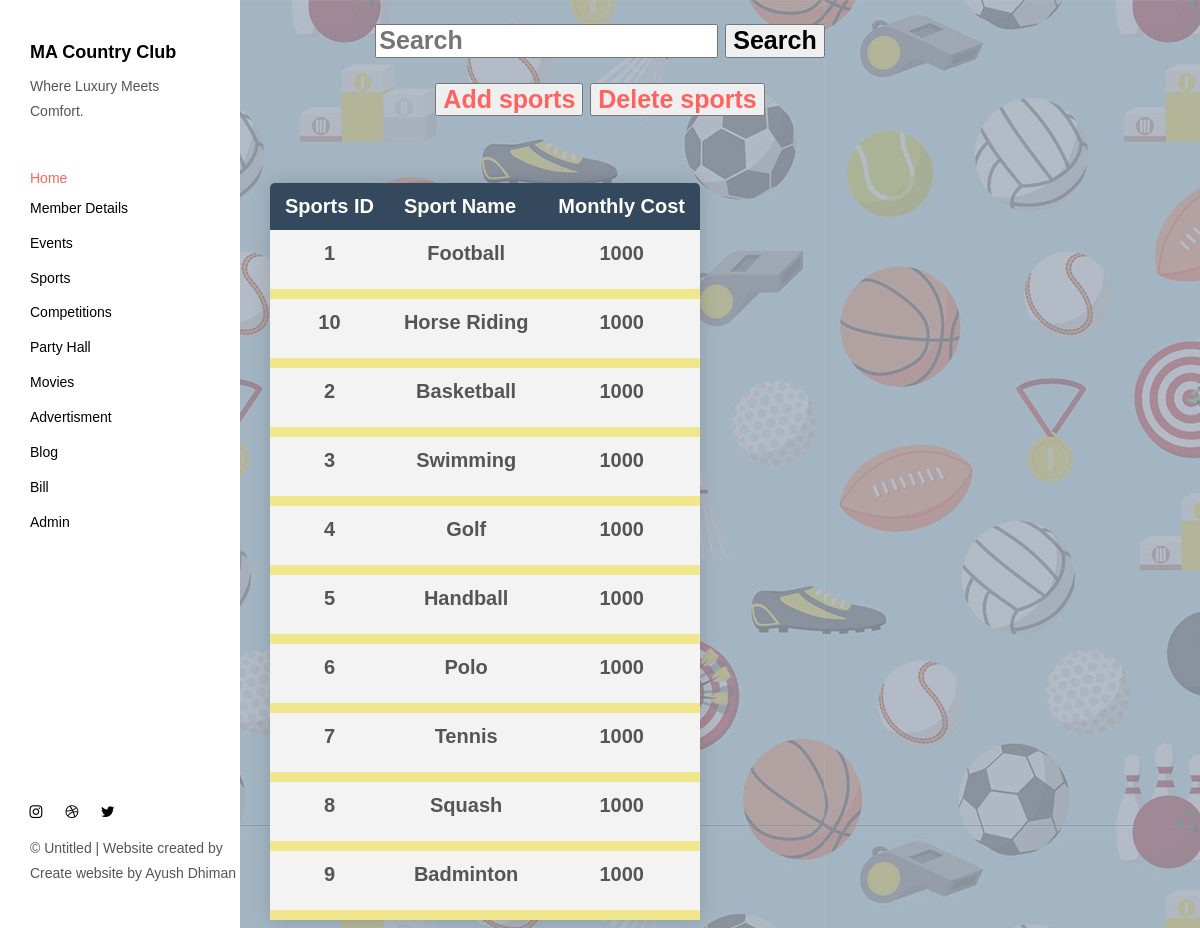
The page /AppBody/sports.php on the database its author committed.
### tables this page shows
CREATE TABLE `sports` (
  `sportsID` varchar(50) NOT NULL,
  `sportname` char(50) NOT NULL,
  `Cost` int(100) DEFAULT NULL
);

### AppBody/sports.php (the view, shortened to what this page needs)
<head>
<link href="./main.82cfd66e.css" rel="stylesheet"></head>
<body background="../Resources/Untitled-5.jpg">
<h1 style="text-align:center; font-size:25px;font-family: Calibri, Helvetica, sans-serif;" >
<form action="searchsports.php" method="POST">
    <input type="text" name="search" placeholder="Search">
	<button type="submit" name="submit-search" size="100%">Search</button>
</form>
<a href="addsports.php" style =" margin-top:1px; text-align:right; font-size:25px;font-family: Calibri, Helvetica, sans-serif;">
  <button type="submit" name="submit-add" size="100%">Add sports</button>
  </a>
  <a href="sportsdelete.php" style =" margin-top:1px; text-align:right; font-size:25px;font-family: Calibri, Helvetica, sans-serif;">
  <button type="submit" name="submit-add" size="100%">Delete sports</button>
  </a>
  </h1>
<header class="">
  <nav class="sidebar">
    <div class="navbar-collapse" id="navbar-collapse">
      <div class="site-header hidden-xs">
          <a class="site-brand" href="./index.html" title="">
            MA Country Club
          </a>
        <p>Where Luxury Meets Comfort.</p>
      </div>
      <ul class="nav">
     <a href="../admin.php" title="">Home</a></li>
        <li><a href="./memberdetails.php" title="">Member Details</a></li>
        <li><a href="./events.php" title="">Events</a></li>
        <li><a href="./sports.php" title="">Sports</a></li>
        <li><a href="./competitions.php" title="">Competitions</a></li>
        <li><a href="./partyhall.php" title="">Party Hall</a></li>
        <li><a href="./movies.php" title="">Movies</a></li>
        <li><a href="./advertisment.php" title="">Advertisment</a></li>
        <li><a href="./blog.php" title="">Blog</a></li>
        <li><a href="./monthbill.php" title="">Bill</a></li>
        <li><a href="./admindetails.php" title="">Admin</a></li>
      </ul>
      <nav class="nav-footer">
        <p class="nav-footer-social-buttons">
          <a class="fa-icon" href="https://www.instagram.com/ayush.dhiman_" title="">
            <i class="fa fa-instagram"></i>
          </a>
          <a class="fa-icon" href="https://dribbble.com/" title="">
            <i class="fa fa-dribbble"></i>
          </a>
          <a class="fa-icon" href="https://twitter.com/" title="">
            <i class="fa fa-twitter"></i>
          </a>
        </p>
        <p>© Untitled | Website created by Create website by Ayush Dhiman</a>
      </nav>
    </div>
  </nav>
</header>
<main class="" id="main-collapse">
<?php
$server="localhost";
$username="root";
$password="";
$dbname="login";
$conn =mysqli_connect($server,$username,$password,$dbname);
?>
<p style="text-align:center; font-size:25px;font-family: Calibri, Helvetica, sans-serif;" >
<div class="article-container" >
    <?php
	   $sql="SELECT * FROM sports";
	   $result=mysqli_query($conn,$sql);
	   $queryResults =mysqli_num_rows($result);
	   if($queryResults >0){
     echo "<table style='text-align:center;border-collapse: collapse;margin: 25px 0; font-size: 20px;min-width: 400px;border-radius: 5px 5px 0 0;overflow: hidden;box-shadow: 0 0 20px rgba(0, 0, 0, 0.15);'>
     <tr style='background-color:#34495E;color: white;text-align: left;font-weight: bold;padding: 12px 15px;'>
                <th style= 'padding: 12px 15px;'>Sports ID</th>
                <th style= 'padding: 12px 15px;'>Sport Name</th>
                <th style= 'padding: 12px 15px;'>Monthly Cost</th>
				        </tr>";
	   while($row = mysqli_fetch_assoc($result)){
	         echo "<div >
                <tr  style='background-color: #f3f3f3; border-bottom: 10px solid khaki;font-weight: bold;'>
                <td style='padding: 12px 15px;'><p>".$row['sportsID']."</p></td>
                <td style='padding: 12px 15px;'><p>".$row['sportname']."</p></td>
                <td style='padding: 12px 15px;'><p>".$row['Cost']."</p></td>
                 </tr>
	          </div>";
			}
     }
	  ?>
</div>
</body>
</html>

### rows shown on the page
sports: sportsID "1", sportname "Football", Cost "1000"
sports: sportsID "10", sportname "Horse Riding", Cost "1000"
sports: sportsID "2", sportname "Basketball", Cost "1000"
sports: sportsID "3", sportname "Swimming", Cost "1000"
sports: sportsID "4", sportname "Golf", Cost "1000"
sports: sportsID "5", sportname "Handball", Cost "1000"
sports: sportsID "6", sportname "Polo", Cost "1000"
sports: sportsID "7", sportname "Tennis", Cost "1000"
sports: sportsID "8", sportname "Squash", Cost "1000"
sports: sportsID "9", sportname "Badminton", Cost "1000"
